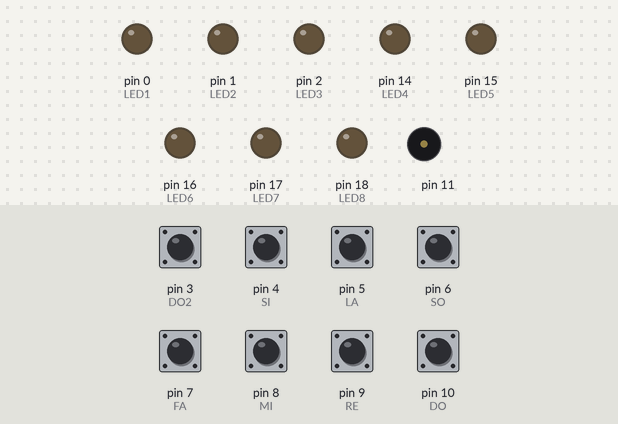
Bench run of a sketch on a simulated Arduino Uno, built with avr-gcc and run on an emulated ATmega328P. Parts: output pins drawn as LEDs (lit = HIGH), buzzer (waves = sounding). Inputs (shaded band) come from the test bench; at power-on: pin 3 (DO2), pin 4 (SI), pin 5 (LA), pin 6 (SO), pin 7 (FA), pin 8 (MI), pin 9 (RE), pin 10 (DO) HIGH.

Above: at 9.2 s.
9.3 s: pin 3 (DO2) pulled LOW for 0.15 s
At 9.37 s:
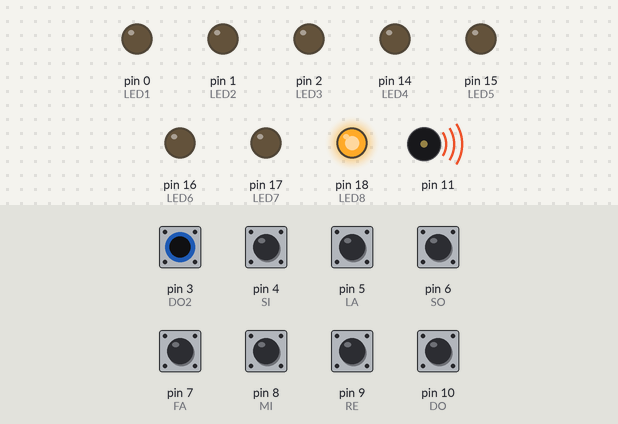
10.9 s: pin 4 (SI) pulled LOW for 0.15 s
At 10.97 s:
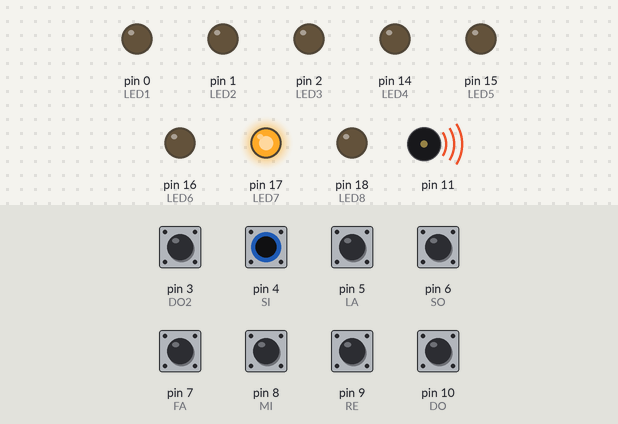
12.5 s: pin 5 (LA) pulled LOW for 0.15 s
At 12.57 s:
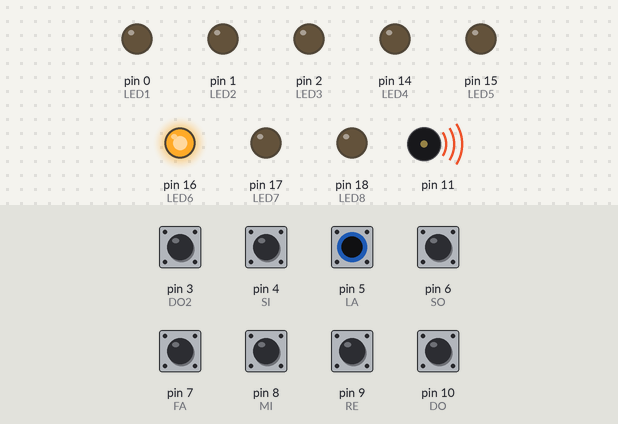
14.1 s: pin 6 (SO) pulled LOW for 0.15 s
At 14.17 s:
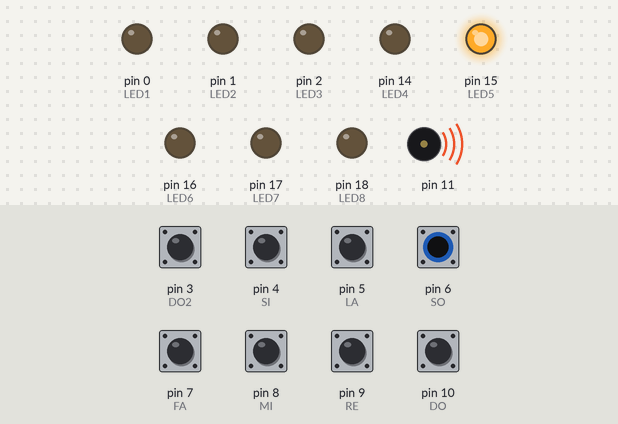
15.7 s: pin 7 (FA) pulled LOW for 0.15 s
At 15.77 s:
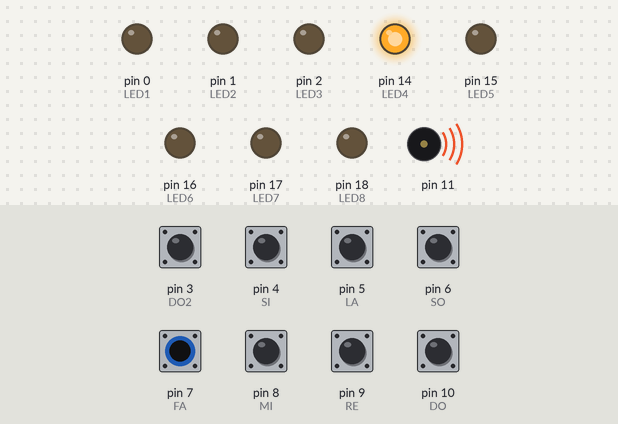
17.3 s: pin 8 (MI) pulled LOW for 0.15 s
At 17.37 s:
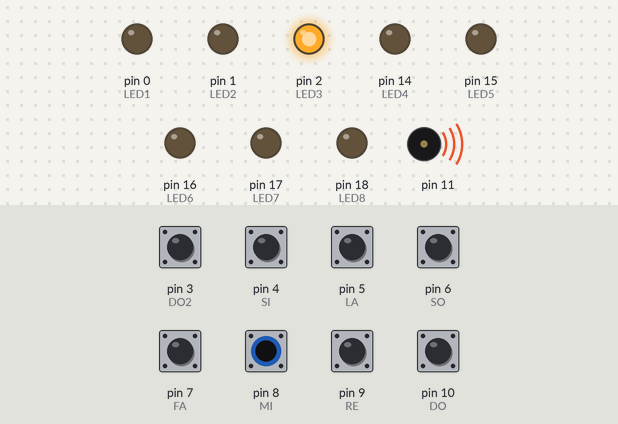
Timing chart, 0 to 19.9 s (numbered marks = the images above; inputs shaded):
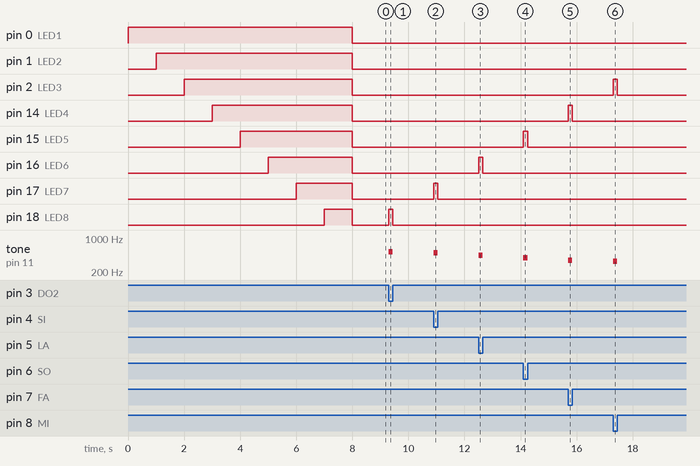

Measured:
- after the input at 9.3 s, pin 18 (LED8): LOW → HIGH at once, → LOW 0.15 s later; tone on pin 11: silent → 523 Hz at once, → silent 0.15 s later
- after the input at 10.9 s, pin 17 (LED7): LOW → HIGH at once, → LOW 0.15 s later; tone on pin 11: silent → 493 Hz at once, → silent 0.15 s later
- after the input at 12.5 s, pin 16 (LED6): LOW → HIGH at once, → LOW 0.15 s later; tone on pin 11: silent → 440 Hz at once, → silent 0.15 s later
- after the input at 14.1 s, pin 15 (LED5): LOW → HIGH at once, → LOW 0.15 s later; tone on pin 11: silent → 392 Hz at once, → silent 0.15 s later
- after the input at 15.7 s, pin 14 (LED4): LOW → HIGH at once, → LOW 0.15 s later; tone on pin 11: silent → 349 Hz at once, → silent 0.15 s later
- after the input at 17.3 s, pin 2 (LED3): LOW → HIGH at once, → LOW 0.15 s later; tone on pin 11: silent → 330 Hz at once, → silent 0.15 s later

The sketch:

Teclado.ino
```cpp
// Declarando cada nota e sua frequência
#define NOTE_C 262 //Dó
#define NOTE_D 294 //Ré
#define NOTE_E 330 //Mi
#define NOTE_F 349 //Fá
#define NOTE_G 392 //Sol
#define NOTE_A 440 //Lá
#define NOTE_B 493 //Si
#define NOTE_C2 523 //Dó
#define ON LOW

const int Buzzer = 11; // Atribuição de pino ao buzzer para emitir o som do piano

//Cada LED representa uma tecla do teclado
const int LED1 = 0;
const int LED2 = 1;
const int LED3 = 2;
const int LED4 = 14;
const int LED5 = 15;
const int LED6 = 16;
const int LED7 = 17;
const int LED8 = 18;

const int DO = 10; // Atribuição de pinos para cada tecla
const int RE = 9;
const int MI = 8;
const int FA = 7;
const int SO = 6;
const int LA = 5;
const int SI = 4;
const int DO2 = 3;

void setup(){

  pinMode(DO, INPUT);
  digitalWrite(DO,HIGH);
   pinMode(RE, INPUT);
  digitalWrite(RE,HIGH);
   pinMode(MI, INPUT);
  digitalWrite(MI,HIGH);
  pinMode(FA, INPUT);
  digitalWrite(FA,HIGH);
   pinMode(SO,INPUT);
  digitalWrite(SO,HIGH);
   pinMode(LA, INPUT);
  digitalWrite(LA,HIGH);
   pinMode(SI,INPUT);
  digitalWrite(SI,HIGH);
   pinMode(DO2, INPUT);
  digitalWrite(DO2,HIGH);

 pinMode(LED1, OUTPUT);
 pinMode(LED2, OUTPUT);
 pinMode(LED3, OUTPUT);
 pinMode(LED4, OUTPUT);
 pinMode(LED5, OUTPUT);
 pinMode(LED6, OUTPUT);
 pinMode(LED7, OUTPUT);
 pinMode(LED8,OUTPUT);

 digitalWrite(LED1,HIGH);
 delay(1000);
 digitalWrite(LED2,HIGH);
  delay(1000);
 digitalWrite(LED3,HIGH);
  delay(1000);
 digitalWrite(LED4,HIGH);
  delay(1000);
 digitalWrite(LED5,HIGH);
  delay(1000);
 digitalWrite(LED6,HIGH);
  delay(1000);
 digitalWrite(LED7,HIGH);
  delay(1000);
 digitalWrite(LED8,HIGH);
 delay(1000);

 digitalWrite(LED1,LOW);
 digitalWrite(LED2,LOW);
 digitalWrite(LED3,LOW);
 digitalWrite(LED4,LOW);
 digitalWrite(LED5,LOW);
 digitalWrite(LED6,LOW);
 digitalWrite(LED7,LOW);
 digitalWrite(LED8,LOW);
}
void loop(){ // Determinado que enquanto a tecla estiver ON, fazer o buzzer tocar uma nota e também acender a
             //LED correspondente

while(digitalRead(DO) == ON)
{ tone(11,NOTE_C); digitalWrite(LED1,HIGH);}
while(digitalRead(RE) == ON)
{ tone(11,NOTE_D);
digitalWrite(LED2,HIGH);}
while(digitalRead(MI) == ON)
{ tone(11,NOTE_E); digitalWrite(LED3,HIGH);}
while(digitalRead(FA) == ON)
{ tone(11,NOTE_F); digitalWrite(LED4,HIGH);}
while(digitalRead(SO) == ON)
{ tone(11,NOTE_G); digitalWrite(LED5,HIGH);}
while(digitalRead(LA) == ON)
{ tone(11,NOTE_A); digitalWrite(LED6,HIGH);}
while(digitalRead(SI) == ON)
{ tone(11,NOTE_B); digitalWrite(LED7,HIGH);}
while(digitalRead(DO2) == ON)
{ tone(11, NOTE_C2); digitalWrite(LED8,HIGH);}

noTone(11); //Desligar o Buzzer

//Manter as led’s desligadas
digitalWrite(LED1,LOW);
digitalWrite(LED2,LOW);
digitalWrite(LED3,LOW);
digitalWrite(LED4,LOW);
digitalWrite(LED5,LOW);
digitalWrite(LED6,LOW);
digitalWrite(LED7,LOW);
digitalWrite(LED8,LOW);
}

//contexto: Piano eletrico feito com materias de baixo custo.
//O teclado foi planejado a partir da ideia do alarme de placa de pressão. Utilizando a mesma dinâmica de abrir/fechar o circuito foi feita a adaptação para as teclas.
```
